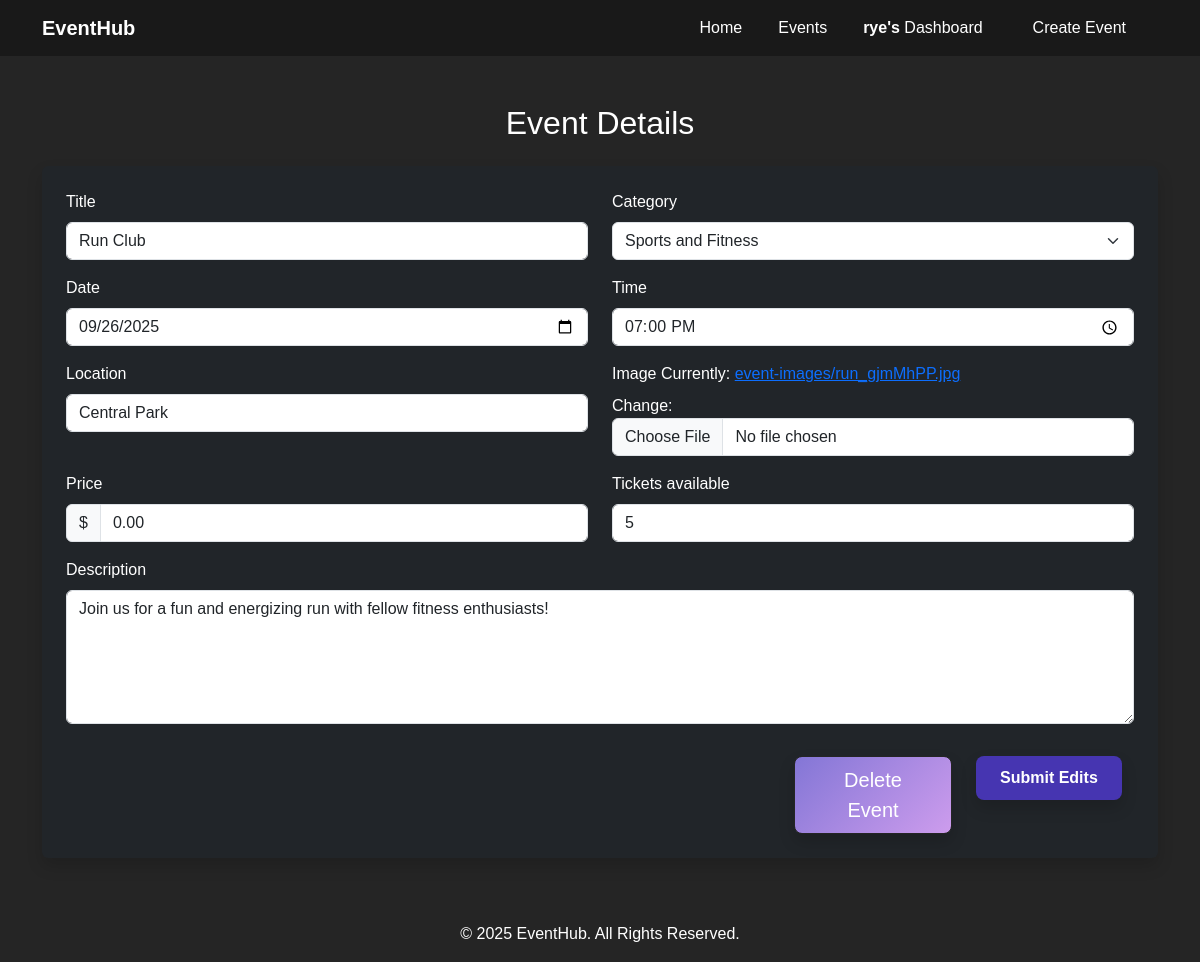
The page /dashboard/organizer/edit/7 (signed in) on the database its author committed.
### events/models.py (models this page shows, shortened)
class User(AbstractUser):
    is_organizer = models.BooleanField(default=False)
    is_attendee = models.BooleanField(default=False)
    interests = models.TextField(blank=True, help_text="Comma seperated list of event Categories")

class Event(models.Model):
    CATEGORY_CHOICES = [
        ('arts', 'Arts and Culture'),
        ('education', 'Education and Workshops'),
        ('sports', 'Sports and Fitness'),
        ('social', 'Social and Networking'),
        ('food', 'Food and Drink'),
        ('entertainment', 'Entertainment'),
        ('technology', 'Technology and Innovation'),
        ('family', 'Family and Kids'),
        ('religious', 'Religious and Spiritual'),
        ('holidays', 'Holidays and Seasonal'),
        ('business', 'Business and Corporate'),
        ('health', 'Health and Wellness'),
        ('niche', 'Other Niche Events'),
    ]
    STATUS_CHOICES = [
        ("active", "Active"),
        ("canceled", "Canceled"),
        ("sold_out", "Sold Out"),
        ("past" , "Compeleted")
    ]
    title = models.CharField(max_length=200)
    description = models.TextField()
    category = models.CharField(max_length=50, choices=CATEGORY_CHOICES, default='arts')
    organizer = models.ForeignKey(User, on_delete=models.CASCADE, related_name="events")
    location = models.CharField(max_length=200)
    date = models.DateField()
    time = models.TimeField()
    image = models.ImageField(upload_to='event-images/')
    status = models.CharField(max_length=50, choices=STATUS_CHOICES, default='active')
    tickets_available = models.IntegerField( default = 0)
    price = models.DecimalField(max_digits=8, decimal_places=2, default=0.0)
    created_at = models.DateTimeField(auto_now_add=True)
    updated_at = models.DateTimeField(auto_now_add=True)

### events/views.py (the view)
# urls.py: path('dashboard/organizer/edit/<int:event_id>', views.edit_event_view, name="edit_event"),
@organizer_required
def edit_event_view(request, event_id):
    event = get_object_or_404(Event, id = int(event_id))
    if request.method == "POST":
        action = request.POST.get("action")
        if  action == "delete":
            event.delete()
            return HttpResponseRedirect(reverse('organizer'))
        event.status = request.POST.get("statusChange")
        event_form = EventForm(request.POST, instance=event)
        if event_form.is_valid():
            event_form.save()
            return HttpResponseRedirect(reverse('event', args=(event_id,)))
        return render(request, "events/edit.html", {
            "form" : event_form,
            "event" : event
        })
    else:
        if event.organizer != request.user:
            messages.warning(request, f"Only Organizers can edit Events.")
        event_form = EventForm(instance=event)
        return render(request, "events/edit.html", {
            "form" : event_form,
            "event" : event
        })

### events/helper.py (called while the page is built)
def organizer_required(view_func):
    @wraps(view_func)
    def _wrapped_view(request, *args, **kwargs):
        if not request.user.is_authenticated:
            return redirect('login')
        if not request.user.is_organizer:
            raise PermissionDenied("Sorry, This page is only accessible for organizers .")
        return view_func(request, *args, **kwargs)
    return _wrapped_view

### events/templates/events/edit.html (shortened to what this page needs)
{% extends "events/layout.html" %}
{% block body %}
  <section class="create-event-form py-5">
    <div class="container">
      <h2 class="text-center mb-4">Event Details</h2>
      <form method="post" enctype="multipart/form-data" class="p-4 bg-dark text-white rounded shadow">
        <div class="row mb-3">
            <div class="col-md-6">
                <label for="eventTitle" class="form-label">{{ form.title.label }}</label>
                {{ form.title }}
            </div>
            <div class="col-md-6">
                <label for="eventCategory" class="form-label">{{ form.category.label }}</label>
                {{ form.category }}
            </div>
        </div>
        <div class="row mb-3">
            <div class="col-md-6">
                <label for="eventDate" class="form-label">{{ form.date.label }}</label>
                {{ form.date }}
            </div>
            <div class="col-md-6">
                <label for="eventTime" class="form-label">{{ form.time.label }}</label>
                {{ form.time }}
            </div>
        </div>
        <div class="row mb-3">
            <div class="col-md-6">
                <label for="eventLocation" class="form-label">{{ form.location.label }}</label>
                {{ form.location }}
            </div>
            <div class="col-md-6">
                <label for="eventImage" class="form-label">{{ form.image.label }}</label>
                {{ form.image }}
            </div>
        </div>
        <div class="row mb-3">
            <div class="col-md-6">
                <label for="eventPrice" class="form-label">{{ form.price.label }}</label>
                <div class="input-group">
                    <span class="input-group-text">$</span>
                    {{ form.price }}
                </div>
            </div>
            <div class="col-md-6">
                <label for="eventCapacity" class="form-label">{{ form.tickets_available.label }}</label>
                {{ form.tickets_available }}
            </div>
        </div>
        <div class="mb-3">
            <label for="eventDescription" class="form-label">{{ form.description.label }}</label>
            {{ form.description }}
        </div>
        <div class="row">
            <div class="col-3 mt-3">
            </div>
            <div class="col-5">
            </div>
            <div class="col-2 mt-3">
                <button type="submit" name="action" value="delete" class="btn btn-lg btn-danger px-4 shadow main-btn">Delete Event</button>
            </div>
            <div class="col-2 mt-3">
                <button type="submit" name="action" value="edit" class="btn btn-lg btn-primary px-4 shadow main-btn">Submit Edits</button>
            </div>
        </div>
    </form>
    </div>
  </section>
{% endblock %}

### events/templates/events/layout.html (shortened to what this page needs)
{% load static %}
<!DOCTYPE html>
<html lang="en">
<head>
    <link rel="stylesheet" href="https://cdnjs.cloudflare.com/ajax/libs/font-awesome/6.4.2/css/all.min.css">
    <link href="https://cdn.jsdelivr.net/npm/bootstrap@5.3.3/dist/css/bootstrap.min.css" rel="stylesheet">
    <link rel="stylesheet" href="{% static 'events/styles/styles.css' %}">
</head>
<body >
  <nav class="navbar bg-gray navbar-expand-lg">
    <div class="container">
      <a class="navbar-brand" href="#">EventHub</a>
      <div class="collapse navbar-collapse" id="navbarNav">
        <ul class="navbar-nav ms-auto">
          <li class="nav-item">
            <a class="nav-link active" href="{% url 'index' %}">Home</a>
          </li>
          <li class="nav-item">
            <a class="nav-link" href="{% url 'index' %}#allEvents" id="showAllEvents">Events</a>
          </li>
          {% if request.user.is_authenticated %}
            {% if user.is_organizer %}
              <li class="nav-item">
                <a class="nav-link" href="{% url 'organizer' %}"> <span class="fw-bold">{{request.user.username}}'s </span>Dashboard</a>
              </li>
            {% else %}
              <li class="nav-item">
                <a class="nav-link" href="{% url 'logout' %}">Log Out</a>
              </li>
              {% endif %}
          {% else %}
            <li class="nav-item">
              <a class="nav-link" href="{% url 'login' %}">Log In</a>
            </li>
          {% endif %}
          <li class="nav-item px-4">
            <a class="nav-link"
            id="create" href="{% url 'create' %}">Create Event</a>
          </li>
        </ul>
      </div>
    </div>
  </nav>
{% block body %}
{% endblock %}
  <footer class=" py-3">
    <div class="container text-center">
      <p>&copy; 2025 EventHub. All Rights Reserved.</p>
    </div>
  </footer>
</body>
</html>

### events/static/events/styles/styles.css (style rules this page uses)
body { min-height: 100vh; margin: 0; font-family: "Poppins", sans-serif; color: #ffffff; background-color: #252525; box-sizing: border-box; overflow-x: hidden; }
.navbar { background-color: rgba(0, 0, 0, 0.3); -webkit-backdrop-filter: blur(40px); backdrop-filter: blur(40px); width: 100%; z-index: 10; min-height: -moz-max-content; min-height: max-content; }
.navbar .navbar-brand { color: #ffffff; font-weight: bold; }
.navbar .nav-item { padding-inline: 10px; }
.navbar .nav-link, .navbar .nav-link.active { color: #ffffff !important; }
.navbar #create { color: #f8f9fa; }
footer { background-color: #252525; color: #ffffff; text-align: center; }
footer p { margin: 0; }
.main-btn { background: linear-gradient(135deg, rgb(131.1739130435, 118.0173913043, 213.9826086957), rgb(204.8571428571, 156.1071428571, 236.8928571429)); color: #fff; border-color: #252525; }
.btn-primary { background: #4635B1; border: none; padding: 10px 20px; border-radius: 8px; color: #ffffff; font-size: 1rem; font-weight: bold; cursor: pointer; transition: all 0.3s ease; text-decoration: none; text-align: center; }

### rows shown on the page
User: user.username "rye"
Event: title "Run Club", category "Sports and Fitness", date "09/26/2025", time "19:00:00", location "Central Park", price "0.00", tickets_available "5", description "Join us for a fun and energizing run with fellow fitness enthusiasts!"
